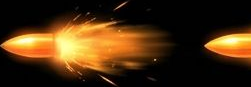
#> input picture app/src/main/assets/bullets/bullet_0.png, 251 x 87 px, given in place of p-026.jpg, which was not available
$ python misc.py
#> lines starting #> are read from the running program, lines starting #| are printed output that depends on the picture; after the words box and inside, x2 and y2 are one past the last pixel; in counts of white or black regions, pixels touching at a corner belong together
### tools/asset_extraction/cutout.py
import numpy as np, cv2
from scipy import ndimage as ndi
def checker_levels(im):
    g=im.mean(axis=2).astype(np.uint8)
    sat=(im.max(axis=2).astype(int)-im.min(axis=2))
    sel=g[sat<14]
    h=np.bincount(sel,minlength=256).astype(float)
    h=np.convolve(h,np.ones(5)/5,'same')
    p1=int(h.argmax()); h2=h.copy(); h2[max(0,p1-14):p1+15]=0
    p2=int(h2.argmax()); return sorted([p1,p2])
def fgmask(im,tol=13,satmax=18):
    lv=checker_levels(im)
    g=im.mean(axis=2)
    sat=(im.max(axis=2).astype(int)-im.min(axis=2))
    bg=np.zeros(g.shape,bool)
    for l in lv: bg|=(np.abs(g-l)<tol)
    bg&=(sat<satmax)
    fg=~bg
    fg=cv2.morphologyEx(fg.astype(np.uint8),cv2.MORPH_OPEN,np.ones((3,3),np.uint8))
    return fg,lv
def cell_sprite(im,fg,box,minarea=150,dil=5,fill=True):
    x0,y0,x1,y1=box
    sub=fg[y0:y1,x0:x1].copy()
    d=cv2.dilate(sub,cv2.getStructuringElement(cv2.MORPH_ELLIPSE,(dil,dil)))
    lab,n=ndi.label(d)
    if n==0: return None
    areas=ndi.sum(sub,lab,range(1,n+1))
    keep=np.zeros_like(sub)
    for q,a in enumerate(areas,1):
        if a>=max(minarea,0.04*areas.max()): keep|=((lab==q)&(sub>0)).astype(np.uint8)
    if fill: keep=ndi.binary_fill_holes(cv2.dilate(keep,np.ones((3,3),np.uint8))).astype(np.uint8)
    ys,xs=np.where(keep>0)
    if len(ys)==0: return None
    a=cv2.GaussianBlur(keep.astype(np.float32),(0,0),0.7);a=np.clip((a-0.35)/0.45,0,1)
    rgb=im[y0:y1,x0:x1]
    rgba=np.dstack([rgb,(a*255).astype(np.uint8)])
    return rgba[ys.min():ys.max()+1, xs.min():xs.max()+1]

### tools/asset_extraction/misc.py
import cv2,numpy as np,sys,os
sys.path.insert(0,'/home/claude/work')
from cutout import *
from scipy import ndimage as ndi
A='/home/claude/Bharat-Battle-Arena/app/src/main/assets'
def rd(p): return cv2.imread('/home/claude/raw/p-%03d.jpg'%(p-1))
def save(rel,img):
    fn=os.path.join(A,rel);os.makedirs(os.path.dirname(fn),exist_ok=True);cv2.imwrite(fn,img);return img
def glow_alpha(im,box,smin=70,vmin=235,dil=3):
    x0,y0,x1,y1=box;c=im[y0:y1,x0:x1]
    hsv=cv2.cvtColor(c,cv2.COLOR_BGR2HSV)
    m=((hsv[...,1]>smin)|(hsv[...,2]>vmin)&(hsv[...,1]>20)).astype(np.uint8)
    m=cv2.morphologyEx(m,cv2.MORPH_OPEN,np.ones((3,3),np.uint8))
    m=cv2.dilate(m,np.ones((dil,dil),np.uint8))
    lab,n=ndi.label(m)
    if n==0: return np.dstack([c,np.zeros(c.shape[:2],np.uint8)])
    ar=ndi.sum(m,lab,range(1,n+1));keep=np.isin(lab,[i+1 for i,a in enumerate(ar) if a>0.05*ar.max()])
    keep=ndi.binary_fill_holes(keep).astype(np.float32)
    a=cv2.GaussianBlur(keep,(0,0),1.5)
    return np.dstack([c,(np.clip(a*1.1,0,1)*255).astype(np.uint8)])
def cellbox(W,H,cols,rows,c,r,inset=0,vfrac=1.0):
    cw,ch=W/cols,H/rows
    return (int(c*cw+inset),int(r*ch+inset),int((c+1)*cw-inset),int(r*ch+ch*vfrac-inset))
def sprite(pg,box,tol=13,sat=22,minarea=150,dil=5,name=None):
    im=rd(pg);fg,lv=fgmask(im,tol=tol,satmax=sat)
    s=cell_sprite(im,fg,box,minarea=minarea,dil=dil)
    if name: save(name,s)
    return s
# --- weapons already done
# bullet (black bg): alpha from brightness
im=rd(27);H,W=im.shape[:2]
#> in rd, returned value is the input picture: shape (87, 251, 3); mean B, G, R 16.7, 45.7, 72
#> after `H, W = im.shape[:2]`: H = 87; W = 251
for k,(c,r) in enumerate([(0,0),(2,0),(3,0),(0,1)]):
    x0,y0,x1,y1=cellbox(W,H,5,2,c,r); y0=int(H*0.33) if r==0 else int(H*0.52); y1=y0+int(H*0.17)
    cr=im[y0:y1,x0:x1].astype(np.float32);a=np.clip(cr.max(axis=2)/160.0,0,1)
    ys,xs=np.where(a>0.15);cr=cr[ys.min():ys.max()+1,xs.min():xs.max()+1];a=a[ys.min():ys.max()+1,xs.min():xs.max()+1]
    save(f'bullets/bullet_{k}.png',np.dstack([cr,a*255]).astype(np.uint8))
# muzzle flash
im=rd(26);H,W=im.shape[:2]
#> call 2 of rd, with p = 26
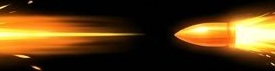
#> input picture app/src/main/assets/bullets/bullet_1.png, 275 x 71 px, given in place of p-025.jpg, which was not available
#> in rd, returned value is the input picture: shape (71, 275, 3); mean B, G, R 22.3, 58.9, 87.1
#> after `H, W = im.shape[:2]`: H = 71; W = 275
for nm,(c,r) in {'muzzle_flash_big':(2,0),'muzzle_flash_small':(1,0),'spark_burst':(0,1)}.items():
    b=cellbox(W,H,4,2,c,r,inset=4,vfrac=0.75)
    save(f'effects/muzzle_flash/{nm}.png',trim(glow_alpha(im,b,smin=60,vmin=240)) if 'trim' in globals() else glow_alpha(im,b,smin=60,vmin=240))
#> this loop made 3 passes
# grenades
sprite(22,cellbox(1408,768,4,2,0,0,vfrac=1),name='grenades/explosive/grenade.png')
#> in checker_levels, `sat=(im.max(axis=2).astype(int)-im.min(axis=2))`:
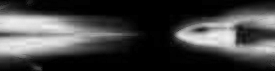
#> sat: shape (71, 275) int64; min 0, max 240, mean 65.2
#> in checker_levels, `sel=g[sat<14]`: sel = 8542 values, max 39 at index 4087, min 0 at index 35, mean 1.58
#> in checker_levels, `h=np.bincount(sel,minlength=256).astype(float)`: h = 256 values, max 5912 at index 1, min 0 at index 18, mean 33.37
#> in checker_levels, `h=np.convolve(h,np.ones(5)/5,'same')`: h = 256 values, max 1569.6 at index 2, min 0 at index 42, mean 27.37
#> in checker_levels, `p1 = int(h.argmax())`: p1 = 2
#> in checker_levels, `h2 = h.copy()`: h2 has the same summary as h
#> in checker_levels, `p2 = int(h2.argmax())`: p2 = 17
#> in fgmask, `lv=checker_levels(im)`: lv = [2, 17]
#> in fgmask, `bg=np.zeros(g.shape,bool)`: bg: shape (71, 275) bool; every value is 0
#> the loop in fgmask, `for l in lv: bg|=(np.abs(g-l)<tol)` made 2 passes
#> l on passes 1 to 2: 2, 17
#> pass 1, in fgmask, `for l in lv: bg|=(np.abs(g-l)<tol)`:
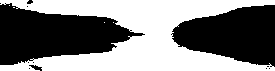
#> bg: shape (71, 275) bool; 49.7% white; 5 white regions (4 under 20 px), largest, box (x1, y1, x2, y2) and area: (0, 0, 275, 71) 9695
#> in fgmask, `bg&=(sat<satmax)`: bg: shape (71, 275) bool; 47.6% white; 2 white regions, box (x1, y1, x2, y2) and area: (0, 0, 275, 71) 9080, (0, 62, 35, 71) 212
#> in fgmask, `fg=cv2.morphologyEx(fg.astype(np.uint8),cv2.MORPH_OPEN,np.ones((3,3),n..`: fg: shape (71, 275); values 0 (black) and 1 (white), 52.2% white; 2 black regions, box (x1, y1, x2, y2) and area: (0, 0, 275, 71) 9111, (0, 62, 35, 71) 213
#> in cell_sprite, `d=cv2.dilate(sub,cv2.getStructuringElement(cv2.MORPH_ELLIPSE,(dil,dil)))`: d: shape (71, 275); values 0 (black) and 1 (white), 58% white; 2 black regions, box (x1, y1, x2, y2) and area: (3, 0, 275, 71) 8059, (0, 64, 31, 71) 134
#> in cell_sprite, `lab,n=ndi.label(d)`:
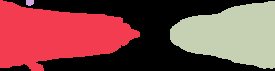
#> lab: shape (71, 275) int32; 4 distinct labels, from 0 to 3; one colour per label, 0 black
#> in cell_sprite, `lab,n=ndi.label(d)`: n = 3
#> in cell_sprite, `areas=ndi.sum(sub,lab,range(1,n+1))`: areas = [5658, 14, 4529]
#> the loop in cell_sprite, `for q,a in enumerate(areas,1):` made 3 passes
#> a on passes 1 to 3: 5658, 14, 4529
#> pass 1, in cell_sprite, `if a>=max(minarea,0.04*areas.max()): keep|=((lab==q)&(sub>0)).astype(n..`:
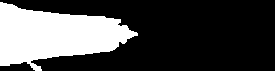
#> keep: shape (71, 275); values 0 (black) and 1 (white), 29% white; 1 white region, box (x1, y1, x2, y2) and area: (0, 2, 138, 71) 5658
#> in cell_sprite, `if fill: keep=ndi.binary_fill_holes(cv2.dilate(keep,np.ones((3,3),np.u..`:
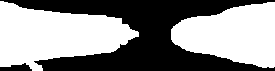
#> keep: shape (71, 275); values 0 (black) and 1 (white), 55.5% white; 2 black regions, box (x1, y1, x2, y2) and area: (0, 0, 275, 71) 8513, (0, 63, 32, 71) 166
#> in cell_sprite, `ys,xs=np.where(keep>0)`: ys = 10846 values from 1 to 70; xs = 10846 values, max 274 at index 19, min 0 at index 0, mean 133.7
#> in cell_sprite, `return rgba[ys.min():ys.max()+1, xs.min():xs.max()+1]`:
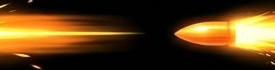
#> returned value: shape (70, 275, 4); mean of channels 0, 1, 2, 3 22.6, 59.8, 88.3, 143.1; drawn as B, G, R
sprite(23,cellbox(1408,768,5,2,0,0),name='grenades/flash/grenade.png')
#> (the run stopped early here; a loop or call above may not have finished)
